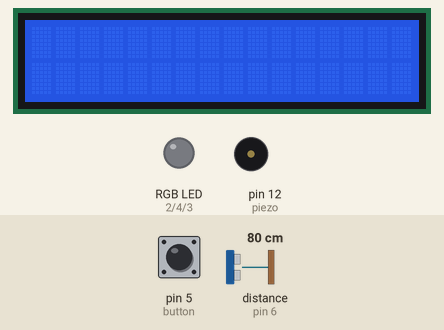
This sketch was run on a simulated Arduino Uno, built with avr-gcc and run on an emulated ATmega328P. On the bench: 16×2 character LCD, an RGB LED mixed from three pins (HIGH = lit), buzzer (waves = sounding). The test bench sets the inputs (shaded band); at power-on: pin 5 (button) LOW, distance to the obstacle (sensor on pin 6) 80 cm. The echo pulse lasts 58.3 µs per cm; pins used as bus, display or sensor lines are not drawn.

Above: at 1.2 s.
1.3 s: pin 5 (button) pulled HIGH for 0.15 s
At 2.1 s:
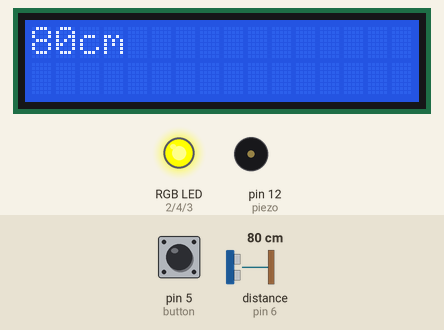
3.8 s: distance to the obstacle (sensor on pin 6) set to 55 cm
At 4.37 s:
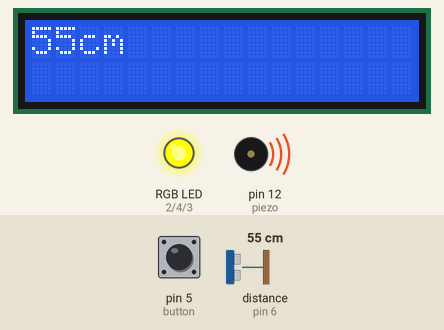
5.8 s: distance to the obstacle (sensor on pin 6) set to 44 cm
At 6.64 s:
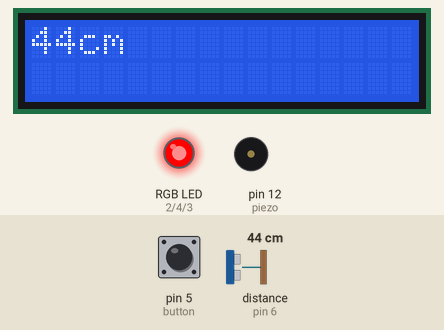
8.3 s: distance to the obstacle (sensor on pin 6) set to 250 cm
At 8.7 s:
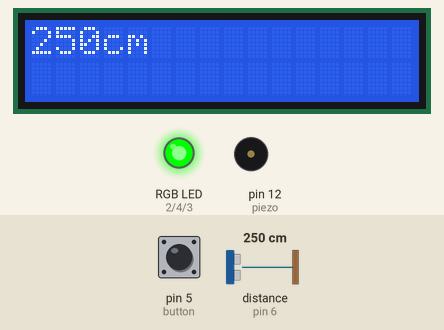
10.9 s: pin 5 (button) pulled HIGH for 1 s
At 11.3 s:
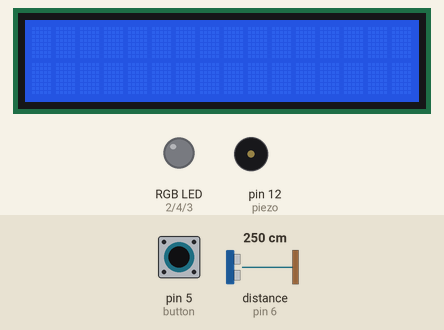
13.4 s: pin 5 (button) pulled HIGH for 3.2 s
At 13.8 s:
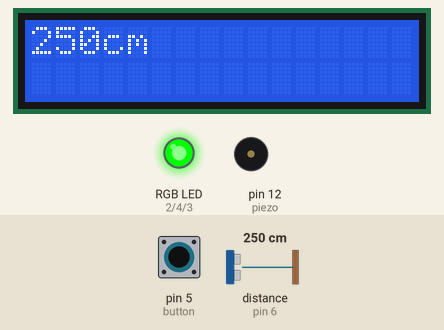
Timing chart, 0 to 16.4 s (numbered marks = the images above; inputs shaded):
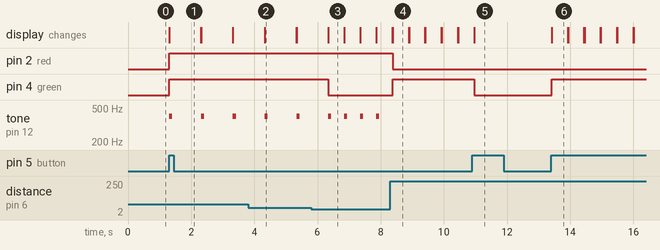

The sketch:

rilevatoreDistanza.ino
```cpp
#include <LiquidCrystal.h>

LiquidCrystal lcd(0,1,8,9,10,11);
const int red = 2;
const int blue = 3;
const int green = 4;
const int button = 5;
const int trigger = 7;
const int echo = 6;
const int piezo = 12;

int cont = LOW;
int on = LOW;

const int buzz = 400;
const double suono = 0.03438;

double mostraLcd(int);
void rgb(int,int,int);

void setup(){
    lcd.begin(16,2);
    pinMode(trigger,OUTPUT);
    pinMode(echo,INPUT);
  	pinMode(red,OUTPUT);
  	pinMode(blue,OUTPUT);
  	pinMode(green,OUTPUT);
    pinMode(button,INPUT);
}

void loop(){
  	int lettura = digitalRead(button);
  	if(lettura != cont && lettura == HIGH){
    	on = !on;
      rgb(0,0,0);
  	}
  	cont = lettura;
  	if(on == HIGH){
  		digitalWrite(trigger, LOW);
        digitalWrite(trigger, HIGH);
        delayMicroseconds(10);
        digitalWrite(trigger, LOW);
        double spostamento = mostraLcd(echo);
        if(spostamento<=50){
            rgb(255,0,0);
            tone(piezo,buzz,100);
        }else if(spostamento>=180){
            rgb(0,255,0);
        }else{
            rgb(255,165,0);
            tone(piezo,buzz,100);
            delay(500);
        }
        delay(500);
        lcd.clear();
     }
}

double mostraLcd(int echo){
   	double tempo = pulseIn(echo,HIGH);
    double spostamento = suono*tempo/2;
    if(spostamento<=300){
      lcd.print((long int)spostamento);
      lcd.print("cm ");
    }else{
      lcd.print("Lontano");
    }
    lcd.setCursor(0,0);
  	return spostamento;
}
void rgb(int r,int g,int b){
  	analogWrite(red,r);
  	analogWrite(green,g);
  	analogWrite(blue,b);
}
```

Measured:
- the behaviour switches between 50 and 49 cm on distance to the obstacle (sensor on pin 6) (found by bisection; images 2 and 3)
- after the input at 1.3 s, pin 2 (red), pin 4 (green): LOW → HIGH at once; tone on pin 12 (piezo): alternates 400 Hz for 0.10 s and silent for 0.91 s, starting at once; the display: changes at once (image 1)
- after the input at 3.8 s, the display: first differs from a run without the input after 0.53 s (image 2)
- after the input at 5.8 s, pin 4 (green): HIGH → LOW after 0.54 s; tone on pin 12 (piezo): alternates 400 Hz for 0.10 s and silent for 0.41 s, starting after 1.0 s; the display: first differs from a run without the input after 0.54 s (image 3)
- after the input at 8.3 s, pin 2 (red): HIGH → LOW after 0.08 s; pin 4 (green): LOW → HIGH after 0.08 s; tone on pin 12 (piezo): stops changing and stays silent; the display: first differs from a run without the input after 0.08 s (image 4)
- after the input at 10.9 s, pin 4 (green): HIGH → LOW after 0.06 s
- after the input at 13.4 s, pin 4 (green): LOW → HIGH at once; the display: changes at once (image 6)
